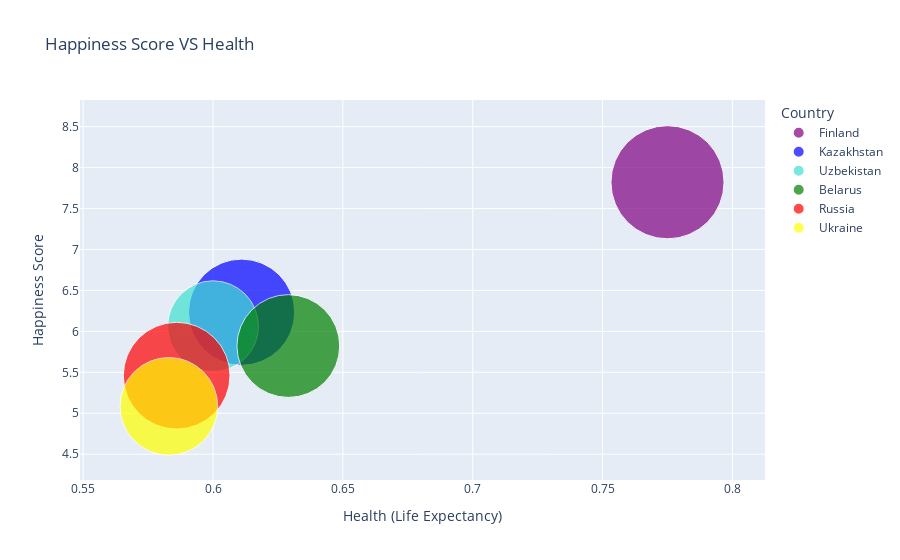

Notebook code for this chart:
### Code cell
colors  = ['purple','turquoise','blue','green', 'red', 'yellow']
colors_dict  = {'Russia' : 'red', 'Belarus':'green', 'Ukraine':'yellow', 'Kazakhstan':'blue', 'Uzbekistan': 'turquoise', 'Finland':'purple'}

px.scatter(short.query("Year==2022"), x = 'Health (Life Expectancy)', y = 'Happiness Score', size = 'Economy (GDP per Capita)' , hover_name = 'Country', 
       color= 'Country',
       # color_discrete_sequence=colors,
       color_discrete_map = colors_dict,
       size_max = 80, title = 'Happiness Score VS Health'
       # range_x = [0.5, 1],
       # range_y = [4, 9]
       )

### Figure 1 — Plotly figure (JSON) as saved in the notebook; plotly's stock layout.template omitted (floating-point values rounded to 4 significant figures)
{"data": [{"hovertemplate": "<b>%{hovertext}</b><br><br>Country=Finland<br>Health (Life Expectancy)=%{x}<br>Happiness Score=%{y}<br>Economy (GDP per Capita)=%{marker.size}<extra></extra>", "hovertext": ["Finland"], "legendgroup": "Finland", "marker": {"color": "purple", "size": [1.892], "sizemode": "area", "sizeref": 0.0002956, "symbol": "circle"}, "mode": "markers", "name": "Finland", "orientation": "v", "showlegend": true, "type": "scatter", "x": [0.775], "xaxis": "x", "y": [7.821], "yaxis": "y"}, {"hovertemplate": "<b>%{hovertext}</b><br><br>Country=Kazakhstan<br>Health (Life Expectancy)=%{x}<br>Happiness Score=%{y}<br>Economy (GDP per Capita)=%{marker.size}<extra></extra>", "hovertext": ["Kazakhstan"], "legendgroup": "Kazakhstan", "marker": {"color": "blue", "size": [1.668], "sizemode": "area", "sizeref": 0.0002956, "symbol": "circle"}, "mode": "markers", "name": "Kazakhstan", "orientation": "v", "showlegend": true, "type": "scatter", "x": [0.611], "xaxis": "x", "y": [6.234], "yaxis": "y"}, {"hovertemplate": "<b>%{hovertext}</b><br><br>Country=Uzbekistan<br>Health (Life Expectancy)=%{x}<br>Happiness Score=%{y}<br>Economy (GDP per Capita)=%{marker.size}<extra></extra>", "hovertext": ["Uzbekistan"], "legendgroup": "Uzbekistan", "marker": {"color": "turquoise", "size": [1.219], "sizemode": "area", "sizeref": 0.0002956, "symbol": "circle"}, "mode": "markers", "name": "Uzbekistan", "orientation": "v", "showlegend": true, "type": "scatter", "x": [0.6], "xaxis": "x", "y": [6.063], "yaxis": "y"}, {"hovertemplate": "<b>%{hovertext}</b><br><br>Country=Belarus<br>Health (Life Expectancy)=%{x}<br>Happiness Score=%{y}<br>Economy (GDP per Capita)=%{marker.size}<extra></extra>", "hovertext": ["Belarus"], "legendgroup": "Belarus", "marker": {"color": "green", "size": [1.562], "sizemode": "area", "sizeref": 0.0002956, "symbol": "circle"}, "mode": "markers", "name": "Belarus", "orientation": "v", "showlegend": true, "type": "scatter", "x": [0.629], "xaxis": "x", "y": [5.821], "yaxis": "y"}, {"hovertemplate": "<b>%{hovertext}</b><br><br>Country=Russia<br>Health (Life Expectancy)=%{x}<br>Happiness Score=%{y}<br>Economy (GDP per Capita)=%{marker.size}<extra></extra>", "hovertext": ["Russia"], "legendgroup": "Russia", "marker": {"color": "red", "size": [1.685], "sizemode": "area", "sizeref": 0.0002956, "symbol": "circle"}, "mode": "markers", "name": "Russia", "orientation": "v", "showlegend": true, "type": "scatter", "x": [0.586], "xaxis": "x", "y": [5.459], "yaxis": "y"}, {"hovertemplate": "<b>%{hovertext}</b><br><br>Country=Ukraine<br>Health (Life Expectancy)=%{x}<br>Happiness Score=%{y}<br>Economy (GDP per Capita)=%{marker.size}<extra></extra>", "hovertext": ["Ukraine"], "legendgroup": "Ukraine", "marker": {"color": "yellow", "size": [1.411], "sizemode": "area", "sizeref": 0.0002956, "symbol": "circle"}, "mode": "markers", "name": "Ukraine", "orientation": "v", "showlegend": true, "type": "scatter", "x": [0.583], "xaxis": "x", "y": [5.084], "yaxis": "y"}], "layout": {"legend": {"itemsizing": "constant", "title": {"text": "Country"}, "tracegroupgap": 0}, "title": {"text": "Happiness Score VS Health"}, "xaxis": {"anchor": "y", "domain": [0, 1], "title": {"text": "Health (Life Expectancy)"}}, "yaxis": {"anchor": "x", "domain": [0, 1], "title": {"text": "Happiness Score"}}}}
